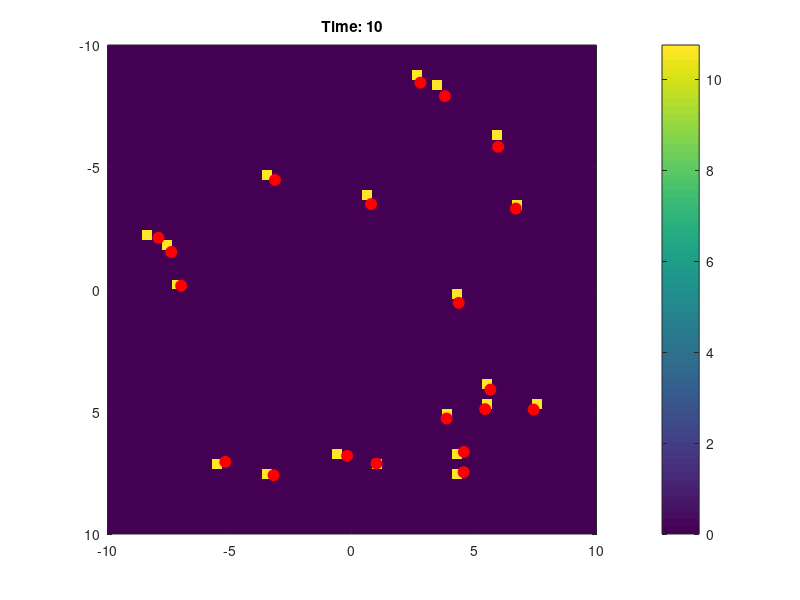

Recreate this plot in MATLAB.
% MATLAB Code for Simulating Pentagon-Shaped Particles in a Circular Ring (2D)
% 
clc; clear; close all;

%% Simulation Parameters
N_particles = 20; % Number of pentagon particles
radius = 10; % Radius of the circular domain
pentagon_size = 1; % Side length of the pentagon
Nx = 50; Ny = 50; % Grid resolution
Lx = 2*radius; Ly = 2*radius; % Domain size
dx = Lx/Nx; dy = Ly/Ny;

%% Initialize Particles
particles = struct('position', [], 'velocity', [], 'orientation', [], 'lift_force', []);
for i = 1:N_particles
    theta = rand * 2 * pi;
    r = (radius - pentagon_size) * sqrt(rand);
    x = r * cos(theta);
    y = r * sin(theta);
    particles(i).position = [x, y];
    particles(i).velocity = 0.1 * (2 * rand(1,2) - 1); % Small random initial velocity
    particles(i).orientation = rand * 2 * pi; % Random orientation
    particles(i).lift_force = [0, 0]; % Initialize Lift force
end

%% Lift Force Calculation (Simplified)
Cl = 0.5; % Assumed moderate lift coefficient
V_air = 0.5; % Moderate air velocity
rho_air = 1.2; % Air density
A_pentagon = (5/4) * pentagon_size^2 / tan(pi/5); % Approx. area of pentagon

for i = 1:N_particles
    v_mag = norm(particles(i).velocity);
    lift_magnitude = 0.5 * rho_air * V_air^2 * Cl * A_pentagon;
    lift_direction = [-particles(i).velocity(2), particles(i).velocity(1)];
    lift_direction = lift_direction / norm(lift_direction); % Perpendicular to velocity
    particles(i).lift_force = lift_magnitude * lift_direction;
end

%% Simulation Loop
T = 10; dt = 0.01;
timesteps = T/dt;
figure;
for t = 1:timesteps
    for i = 1:N_particles
        % Update velocity using only lift force
        particles(i).velocity = particles(i).velocity + dt * particles(i).lift_force;
        % Update position
        particles(i).position = particles(i).position + dt * particles(i).velocity;
        % Handle collisions with circular boundary
        r_current = norm(particles(i).position);
        if r_current > radius - pentagon_size
            particles(i).velocity = -particles(i).velocity; % Reflect back
        end
    end
    
    % Compute area fraction grid
    area_fraction = zeros(Nx, Ny);
    for i = 1:N_particles
        x_idx = min(max(round((particles(i).position(1) + radius) / dx), 1), Nx);
        y_idx = min(max(round((particles(i).position(2) + radius) / dy), 1), Ny);
        area_fraction(x_idx, y_idx) = area_fraction(x_idx, y_idx) + A_pentagon / (dx * dy);
    end
    
    % Visualization
    if mod(t, 10) == 0
        clf;
        imagesc(linspace(-radius, radius, Nx), linspace(-radius, radius, Ny), area_fraction');
        hold on;
        for i = 1:N_particles
            plot(particles(i).position(1), particles(i).position(2), 'ro', 'MarkerSize', 8, 'MarkerFaceColor', 'r');
        end
        colorbar;
        title(['Time: ', num2str(t * dt)]);
        axis equal;
        xlim([-radius, radius]);
        ylim([-radius, radius]);
        drawnow;
    end
end
